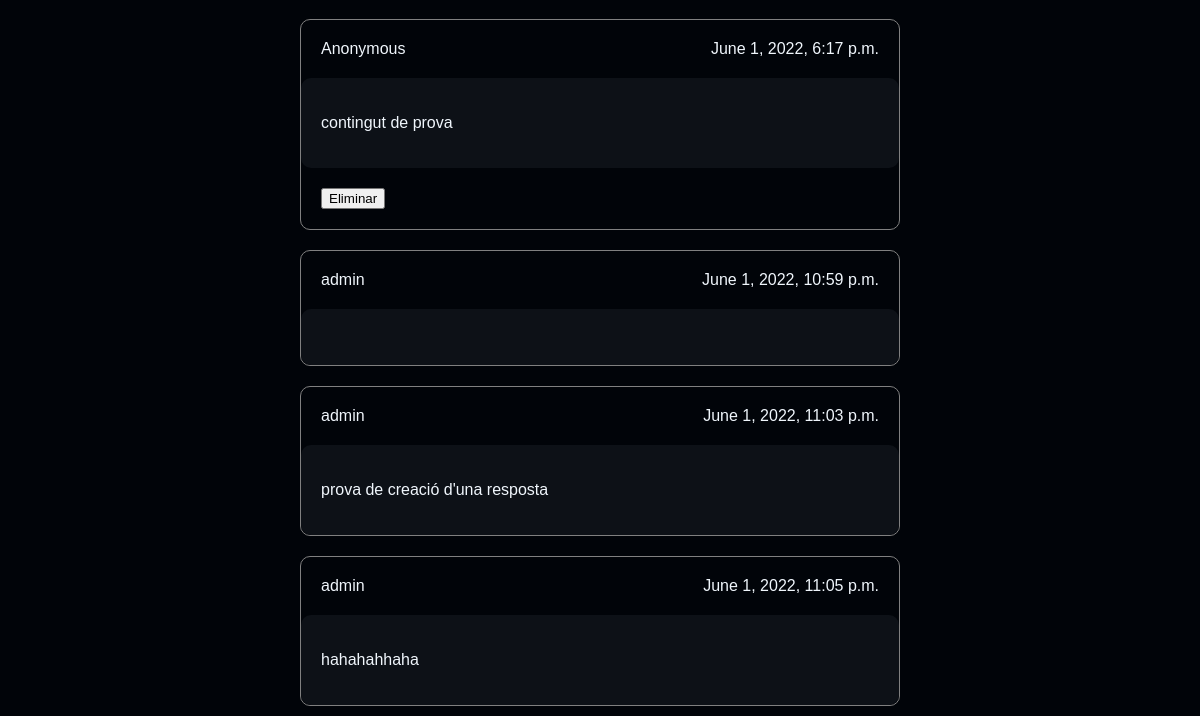
The page /messages/1/ (lower part) on the database as committed earlier.
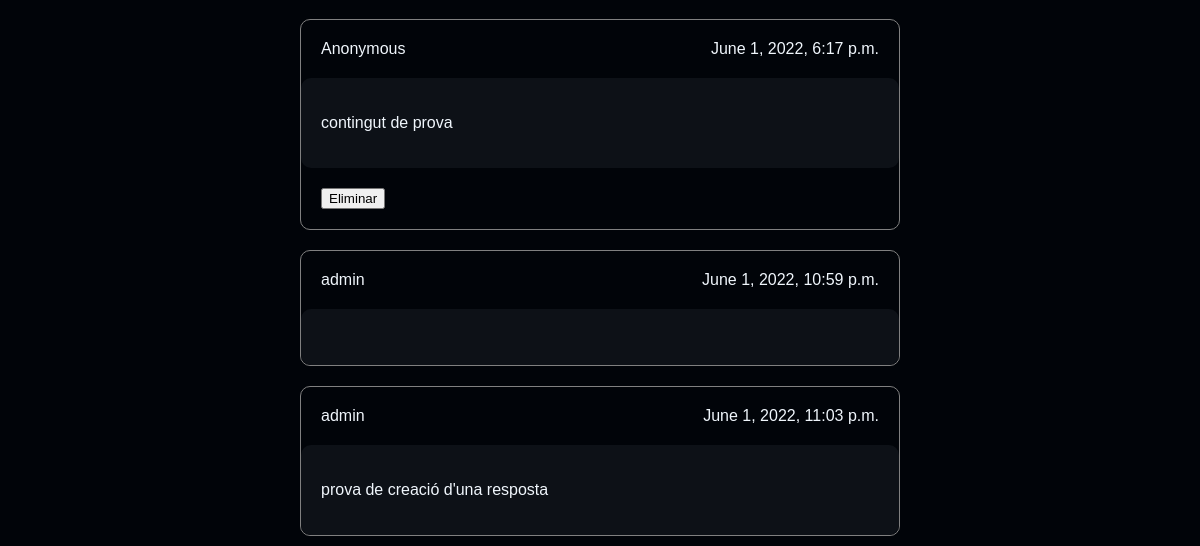
The same page on the database as committed later.
### forum_messages/models.py (models this page shows, shortened)
class Publication(models.Model):
    content = models.CharField(max_length=255)
    user = models.ForeignKey(User, on_delete=models.SET_NULL, null=True)
    published_at = models.DateTimeField()
    class Meta:
        abstract = True

class Reply(Publication):
    message = models.ForeignKey(Message, on_delete=models.CASCADE)
    pass

### forum_messages/views.py (the view)
# urls.py: path('messages/<int:message_id>/', ReplyView.as_view(), name='replies'),
class ReplyView(View):
    def get(self, request, message_id: int):
        context = {
            'username': 'Anonymous' if request.user.is_anonymous else request.user.username,
            'message': Message.objects.filter(id=message_id).first(),
            'replies': list(Reply.objects.filter(message_id=message_id)),
        }
        return render(request, 'replies.html', context=context)

### forum_messages/templates/replies.html (shortened to what this page needs)
<!DOCTYPE html>
<html lang="ca">
<head>
</head>
<body>
    <div class="replies_container">
        {% for reply in replies %}
            <div class="reply_container">
                <div class="reply_details">
                    <span class="reply_user">{% firstof reply.user 'Anonymous' %}</span>
                    <span class="reply_date">{{ reply.published_at }}</span>
                </div>
                <div class="reply_content">
                    <p>{{ reply.content }}</p>
                </div>
                {% if request.user.id == reply.user.id or request.user.is_superuser %}
                    <div class="reply_options">
                    <form action="{% url 'reply.delete' reply.pk %}" method="post">
                        <input type="submit" value="Eliminar">
                    </form>
                    </div>
                {% endif %}
            </div>
        {% endfor %}
    </div>
</body>
</html>

Rows that differ between the two databases and show on the page:
removed Reply: user.username "admin", published_at "June 1, 2022, 11:05 p.m.", content "hahahahhaha"
